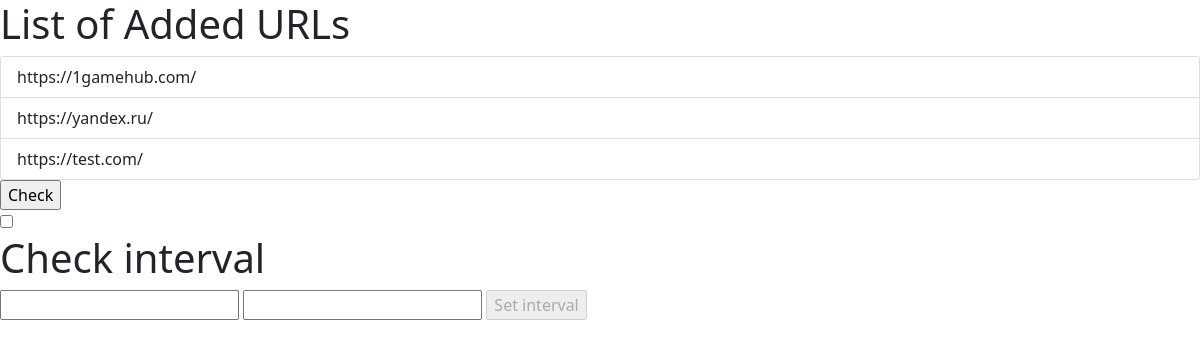
The app's page /main/ (signed in), older data.
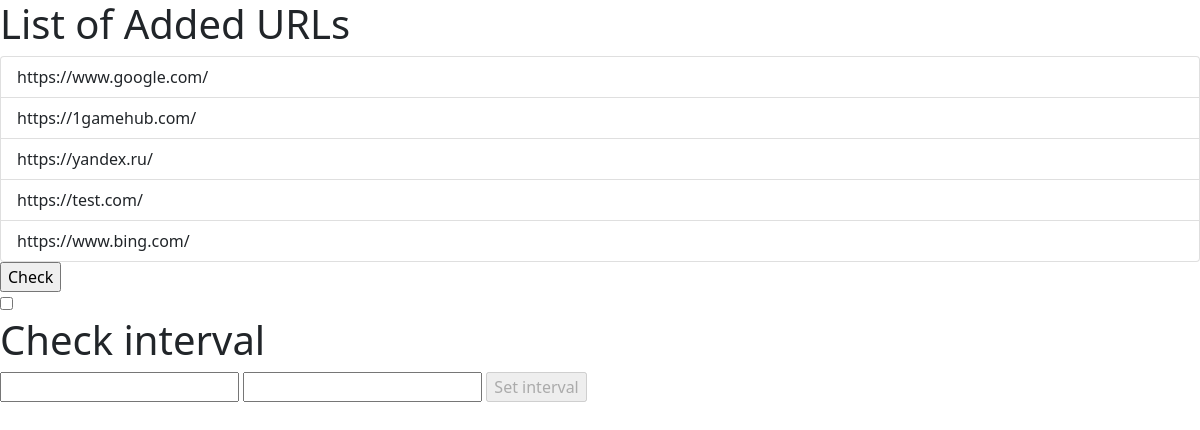
The same page, newer data.
### urls/models.py (models this page shows)
class Link(models.Model):
    url = models.CharField(max_length=255)
    check = models.BooleanField(default=True)
    status_code = models.CharField(max_length=255, blank=True, null=True)
    def __str__(self):
        return self.url

### urls/views.py (the view, shortened to what this page needs)
# urls.py: path('main/', login_required(views.list), name='main'),
def list(request):
    links = Link.objects.filter(check=True)
    return render(request, 'list.html', locals())

### urls/templates/list.html (shortened to what this page needs)
{% extends 'base.html' %}
{% load static %}
{% block content %}
  <h1>List of Added URLs</h1>
  <ul class="list-group">
    {% for link in links %}
      <li class="list-group-item">{{ link }}</li>
    {% endfor %}
  </ul>
<form id="check">
  <input type="submit" value="Check" onclick="check_func()" id="button"><br>
</form>
<form id="check_interval">
  <input type="checkbox" id="interval" onclick="disabled_button()">
  <h1>Check interval</h1>
  <input type="text" id="number_of_periods">
  <input type="text" id="interval_period">
  <input type="submit" onclick="set_interval()" disabled id="interval_button" value="Set interval">
</form>
{% endblock %}

### templates/base.html (shortened to what this page needs)
<!DOCTYPE html>
<html lang="en">
<head>
  <link rel="stylesheet" href="https://cdn.jsdelivr.net/npm/bootstrap@5.1.3/dist/css/bootstrap.min.css">
</head>
<body>
{% block content %}
{% endblock %}
</body>
</html>

Row changes from the older to the newer data that the page shows:
now on this page (row edited): Link: url "https://www.google.com/"
added Link: url "https://www.bing.com/"
